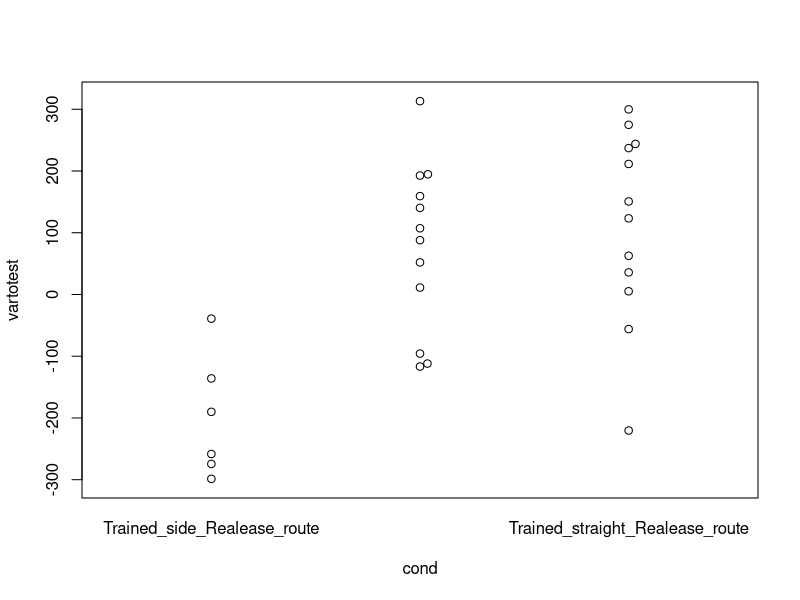
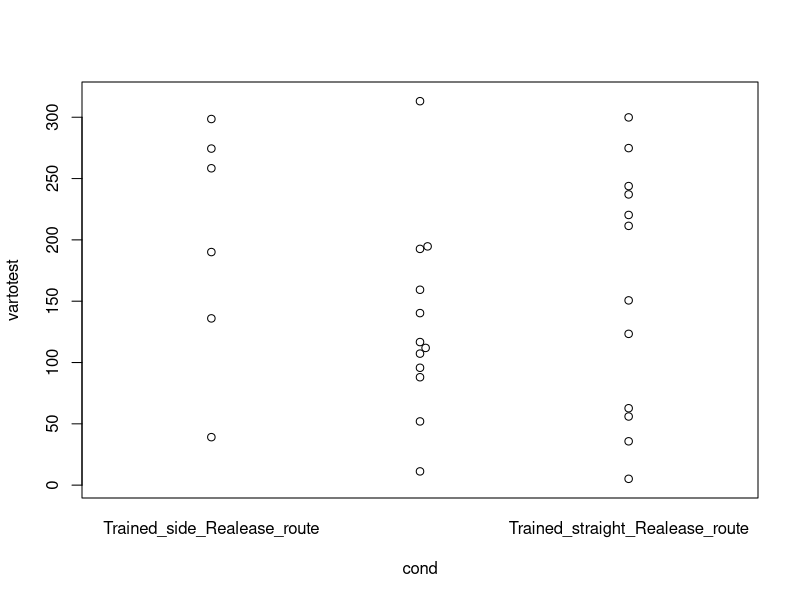
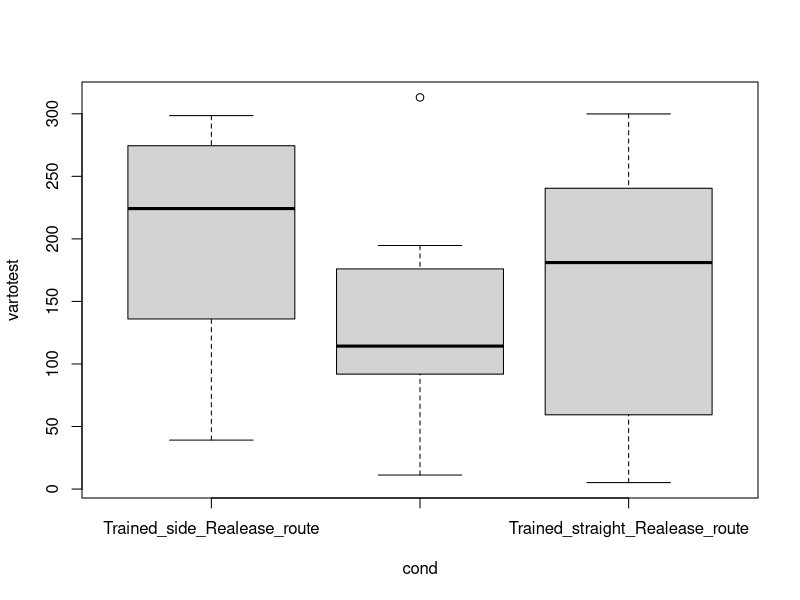

These charts were generated, in order, by the following R code: (Note: this script raises an error after producing the figures.)
library("beeswarm")

dati<-read.csv("table_mirror_means.csv",header=T,sep=",")
head(dati)
table(dati$cond)


# PWR analysis
#-------------PWR is between 0 (weak) and 1 (strong). 0.8 is excellent
library(pwr)




data1=(subset(dati,cond=='Trained_side_Realease_route')$before)
data2=(subset(dati,cond=='Trained_side_Realease_route')$mirror)

n1= length(data1)
n2 = length(data2)

var1 = var(data1)
var2 = var(data2)
pooled_std = sqrt( (var1+var2)/2) #var = square of std

mean1= mean(data1)
mean2= mean(data2)

effect_size= (mean1-mean2)/pooled_std
d = effect_size

pwr.t2n.test(n1,n2,d,alternative='two.sided')
pwr.t2n.test(n1,n2,d,alternative='greater')
pwr.t2n.test(n1,n2,d,alternative='less')


# n1 = 6
# n2 = 6
# d = 3.901028
# sig.level = 0.05
# power = 0.9999757
# alternative = two.sided



data1=(subset(dati,cond=='Trained_side_Realease_unfam')$before)
data2=(subset(dati,cond=='Trained_side_Realease_unfam')$mirror)

n1= length(data1)
n2 = length(data2)

var1 = var(data1)
var2 = var(data2)
pooled_std = sqrt( (var1+var2)/2) #var = square of std

mean1= mean(data1)
mean2= mean(data2)

effect_size= (mean1-mean2)/pooled_std
d = effect_size

pwr.t2n.test(n1,n2,d,alternative='two.sided')
pwr.t2n.test(n1,n2,d,alternative='greater')
pwr.t2n.test(n1,n2,d,alternative='less')

# n1 = 12
# n2 = 12
# d = 0.7817888
# sig.level = 0.05
# power = 0.4488735
# alternative = two.sided



data1=(subset(dati,cond=='Trained_straight_Realease_route')$before)
data2=(subset(dati,cond=='Trained_straight_Realease_route')$mirror)

n1= length(data1)
n2 = length(data2)

var1 = var(data1)
var2 = var(data2)
pooled_std = sqrt( (var1+var2)/2) #var = square of std

mean1= mean(data1)
mean2= mean(data2)

effect_size= (mean1-mean2)/pooled_std
d = effect_size

pwr.t2n.test(n1,n2,d,alternative='two.sided')
pwr.t2n.test(n1,n2,d,alternative='greater')
pwr.t2n.test(n1,n2,d,alternative='less')

# n1 = 12
# n2 = 12
# d = 1.216573
# power = 0.8126733
# sig.level = 0.05
# alternative = two.sided


#-------------------------------------One sample power analysis for natural sun above 0
library(pwr)

data1=(subset(dati,cond=='Trained_side_Realease_route')$before)
mu0 <- 0  # null hypothesis mean

mean1= mean(data1)
sd1 = sd(data1)
effect_size= (mean1-mu0)/sd1
d = effect_size

pwr.t.test(d = d, n = length(data1), sig.level = 0.05, type = "one.sample", alternative = "less")

# n = 6
# d = -2.20397
# sig.level = 0.05
# power = 0.998115
# alternative = less


data1=(subset(dati,cond=='Trained_side_Realease_unfam')$before)
mu0 <- 0  # null hypothesis mean

mean1= mean(data1)
sd1 = sd(data1)
effect_size= (mean1-mu0)/sd1
d = effect_size

pwr.t.test(d = d, n = length(data1), sig.level = 0.05, type = "one.sample", alternative = "less")

# n = 12
# d = 0.6164422
# sig.level = 0.05
# power = 0.0001262186
# alternative = less



data1=(subset(dati,cond=='Trained_straight_Realease_route')$before)
mu0 <- 0  # null hypothesis mean

mean1= mean(data1)
sd1 = sd(data1)
effect_size= (mean1-mu0)/sd1
d = effect_size

pwr.t.test(d = d, n = length(data1), sig.level = 0.05, type = "one.sample", alternative = "less")

# n = 12
# d = 0.7769941
# sig.level = 0.05
# power = 1.415139e-05
# alternative = less


##--------------------- Test if slope is more consistent for trainedA

dati$vartotest = dati$before - dati$mirror
beeswarm(vartotest ~ cond, data=dati)

library(nlme)
model<-lm(vartotest ~ cond, data=dati)
summary(model)


#-----------------Test for strength of the mirror effect independantly of slope direction (absolute slope) if stronger in Trained A 
dati$vartotest = abs(dati$before - dati$mirror)
beeswarm(vartotest ~ cond, data=dati)
boxplot(vartotest ~ cond, data=dati)

library(nlme)
model<-lm(vartotest ~ cond, data=dati)
summary(model)


plot(mean_mirror ~ mean_natural, data=subset(dati,group=='untrained'))
plot(mean_mirror ~ mean_natural, data=dati)

library(ggplot2)
ggplot(dati, aes(x=mean_mirror, y=mean_natural, color=group)) + geom_point()
